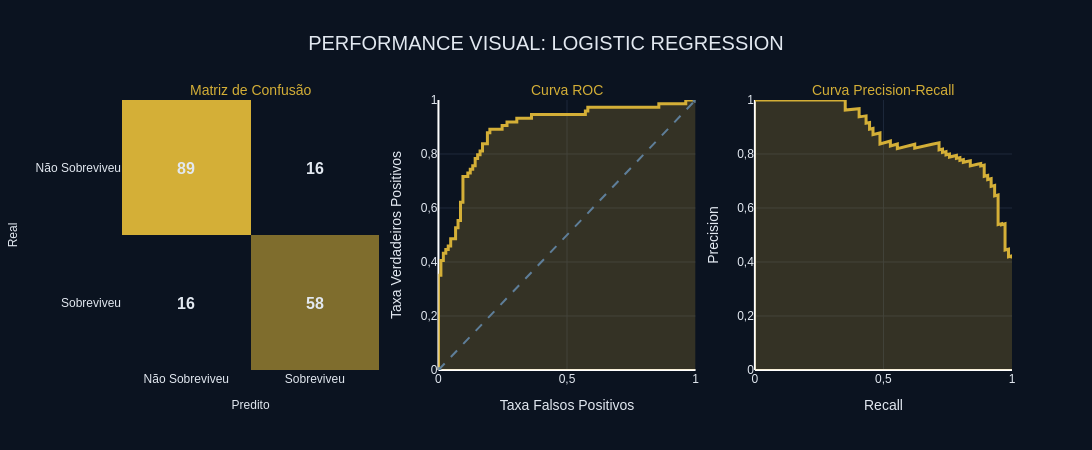

The notebook cell saved with this chart:
### Code cell
# ==========================================
# PAINEL DE PERFORMANCE: LOGISTIC REGRESSION
# ==========================================
from plotly.subplots import make_subplots
import plotly.graph_objects as go
from sklearn.metrics import confusion_matrix, roc_curve, precision_recall_curve

fig_lr = make_subplots(rows=1, cols=3, subplot_titles=("Matriz de Confusão", "Curva ROC", "Curva Precision-Recall"))

# 1. Matriz de Confusão
cm_lr = confusion_matrix(y_val, y_pred_lr)
z_data_lr = cm_lr[::-1] 
heatmap_lr = go.Heatmap(
    z=z_data_lr, x=['Não Sobreviveu', 'Sobreviveu'], y=['Sobreviveu', 'Não Sobreviveu'],
    colorscale=['#0B1320', '#D4AF37'], showscale=False,
    text=z_data_lr, texttemplate="<b>%{text}</b>", textfont={"size":16, "color":"#E2E8F0"},
    hovertemplate="Real: %{y}<br>Predito: %{x}<br>Ocorrências: %{z}<extra></extra>"
)
fig_lr.add_trace(heatmap_lr, row=1, col=1)

# 2. Curva ROC
fpr_lr, tpr_lr, _ = roc_curve(y_val, y_prob_lr)
fig_lr.add_trace(go.Scatter(x=fpr_lr, y=tpr_lr, name='ROC LR', fill='tozeroy', fillcolor='rgba(212, 175, 55, 0.2)', line=dict(color='#D4AF37', width=3), hovertemplate="Taxa Falsos Positivos: %{x:.2f}<br>Taxa Verdadeiros Positivos: %{y:.2f}<extra></extra>"), row=1, col=2)
fig_lr.add_trace(go.Scatter(x=[0,1], y=[0,1], line=dict(dash='dash', color='#5E7E99'), showlegend=False, hoverinfo='skip'), row=1, col=2)

# 3. Curva Precision-Recall
precision_lr, recall_lr, _ = precision_recall_curve(y_val, y_prob_lr)
fig_lr.add_trace(go.Scatter(x=recall_lr, y=precision_lr, name='PR LR', fill='tozeroy', fillcolor='rgba(212, 175, 55, 0.2)', line=dict(color='#D4AF37', width=3), hovertemplate="Recall: %{x:.2f}<br>Precision: %{y:.2f}<extra></extra>"), row=1, col=3)

# Estilização
fig_lr.update_layout(height=450, width=1200, showlegend=False, separators=",.", title=dict(text="PERFORMANCE VISUAL: LOGISTIC REGRESSION", x=0.5, font=dict(size=20, family="Arial", color="#E2E8F0")), plot_bgcolor='#0B1320', paper_bgcolor='#0B1320', font=dict(family="Arial", color="#E2E8F0"))
for annotation in fig_lr['layout']['annotations']: annotation['font'] = dict(size=14, color='#D4AF37')

# Configuração de Eixos
fig_lr.update_xaxes(title_text="Predito", row=1, col=1, title_font=dict(size=12), showgrid=False, color="#E2E8F0")
fig_lr.update_yaxes(title_text="Real", row=1, col=1, title_font=dict(size=12), showgrid=False, color="#E2E8F0")
fig_lr.update_xaxes(title_text="Taxa Falsos Positivos", range=[0, 1], row=1, col=2, showgrid=True, gridcolor="#1E293B", color="#E2E8F0")
fig_lr.update_yaxes(title_text="Taxa Verdadeiros Positivos", range=[0, 1], row=1, col=2, showgrid=True, gridcolor="#1E293B", color="#E2E8F0")
fig_lr.update_xaxes(title_text="Recall", range=[0, 1], row=1, col=3, showgrid=True, gridcolor="#1E293B", color="#E2E8F0")
fig_lr.update_yaxes(title_text="Precision", range=[0, 1], row=1, col=3, showgrid=True, gridcolor="#1E293B", color="#E2E8F0")

fig_lr.show()

### Figure 1 — Plotly figure (JSON) as saved in the notebook; plotly's stock layout.template omitted (floating-point values rounded to 4 significant figures; data arrays with more than 128 entries replaced by an {"elided": "..."} marker saying what was removed)
{"data": [{"colorscale": [[0, "#0B1320"], [1, "#D4AF37"]], "hovertemplate": "Real: %{y}<br>Predito: %{x}<br>Ocorrências: %{z}<extra></extra>", "showscale": false, "text": [[16, 58], [89, 16]], "textfont": {"color": "#E2E8F0", "size": 16}, "texttemplate": "<b>%{text}</b>", "type": "heatmap", "x": ["Não Sobreviveu", "Sobreviveu"], "xaxis": "x", "y": ["Sobreviveu", "Não Sobreviveu"], "yaxis": "y", "z": [[16, 58], [89, 16]]}, {"fill": "tozeroy", "fillcolor": "rgba(212, 175, 55, 0.2)", "hovertemplate": "Taxa Falsos Positivos: %{x:.2f}<br>Taxa Verdadeiros Positivos: %{y:.2f}<extra></extra>", "line": {"color": "#D4AF37", "width": 3}, "name": "ROC LR", "type": "scatter", "x": [0.0, 0.0, 0.0, 0.009524, 0.009524, 0.01905, 0.01905, 0.02857, 0.02857, 0.0381, 0.0381, 0.04762, 0.04762, 0.06667, 0.06667, 0.07619, 0.07619, 0.08571, 0.08571, 0.08571, 0.09524, 0.09524, 0.09524, 0.1143, 0.1143, 0.1238, 0.1238, 0.1333, 0.1333, 0.1429, 0.1429, 0.1524, 0.1524, 0.1619, 0.1619, 0.1714, 0.1714, 0.1905, 0.1905, 0.2, 0.2, 0.2476, 0.2476, 0.2667, 0.2667, 0.3048, 0.3048, 0.3619, 0.3619, 0.5333, 0.5524, 0.5714, 0.5714, 0.581, 0.581, 0.7524, 0.7905, 0.8571, 0.8571, 0.9619, 0.9619, 1.0], "xaxis": "x2", "y": [0.0, 0.01351, 0.3514, 0.3514, 0.4054, 0.4054, 0.4324, 0.4324, 0.4459, 0.4459, 0.4595, 0.4595, 0.4865, 0.4865, 0.527, 0.527, 0.5541, 0.5541, 0.5946, 0.6216, 0.6216, 0.6892, 0.7162, 0.7162, 0.7297, 0.7297, 0.7432, 0.7432, 0.7568, 0.7568, 0.7838, 0.7838, 0.7973, 0.7973, 0.8108, 0.8108, 0.8378, 0.8378, 0.8784, 0.8784, 0.8919, 0.8919, 0.9054, 0.9054, 0.9189, 0.9189, 0.9324, 0.9324, 0.9459, 0.9459, 0.9459, 0.9459, 0.9595, 0.9595, 0.973, 0.973, 0.973, 0.973, 0.9865, 0.9865, 1.0, 1.0], "yaxis": "y2"}, {"hoverinfo": "skip", "line": {"color": "#5E7E99", "dash": "dash"}, "showlegend": false, "type": "scatter", "x": [0, 1], "xaxis": "x2", "y": [0, 1], "yaxis": "y2"}, {"fill": "tozeroy", "fillcolor": "rgba(212, 175, 55, 0.2)", "hovertemplate": "Recall: %{x:.2f}<br>Precision: %{y:.2f}<extra></extra>", "line": {"color": "#D4AF37", "width": 3}, "name": "PR LR", "type": "scatter", "x": {"elided": "175 float values"}, "xaxis": "x3", "y": {"elided": "175 float values"}, "yaxis": "y3"}], "layout": {"annotations": [{"font": {"color": "#D4AF37", "size": 14}, "showarrow": false, "text": "Matriz de Confusão", "x": 0.1444, "xanchor": "center", "xref": "paper", "y": 1, "yanchor": "bottom", "yref": "paper"}, {"font": {"color": "#D4AF37", "size": 14}, "showarrow": false, "text": "Curva ROC", "x": 0.5, "xanchor": "center", "xref": "paper", "y": 1, "yanchor": "bottom", "yref": "paper"}, {"font": {"color": "#D4AF37", "size": 14}, "showarrow": false, "text": "Curva Precision-Recall", "x": 0.8556, "xanchor": "center", "xref": "paper", "y": 1, "yanchor": "bottom", "yref": "paper"}], "font": {"color": "#E2E8F0", "family": "Arial"}, "height": 450, "paper_bgcolor": "#0B1320", "plot_bgcolor": "#0B1320", "separators": ",.", "showlegend": false, "title": {"font": {"color": "#E2E8F0", "family": "Arial", "size": 20}, "text": "PERFORMANCE VISUAL: LOGISTIC REGRESSION", "x": 0.5}, "width": 1200, "xaxis": {"anchor": "y", "color": "#E2E8F0", "domain": [0, 0.2889], "showgrid": false, "title": {"font": {"size": 12}, "text": "Predito"}}, "xaxis2": {"anchor": "y2", "color": "#E2E8F0", "domain": [0.3556, 0.6444], "gridcolor": "#1E293B", "range": [0, 1], "showgrid": true, "title": {"text": "Taxa Falsos Positivos"}}, "xaxis3": {"anchor": "y3", "color": "#E2E8F0", "domain": [0.7111, 1], "gridcolor": "#1E293B", "range": [0, 1], "showgrid": true, "title": {"text": "Recall"}}, "yaxis": {"anchor": "x", "color": "#E2E8F0", "domain": [0, 1], "showgrid": false, "title": {"font": {"size": 12}, "text": "Real"}}, "yaxis2": {"anchor": "x2", "color": "#E2E8F0", "domain": [0, 1], "gridcolor": "#1E293B", "range": [0, 1], "showgrid": true, "title": {"text": "Taxa Verdadeiros Positivos"}}, "yaxis3": {"anchor": "x3", "color": "#E2E8F0", "domain": [0, 1], "gridcolor": "#1E293B", "range": [0, 1], "showgrid": true, "title": {"text": "Precision"}}}}
